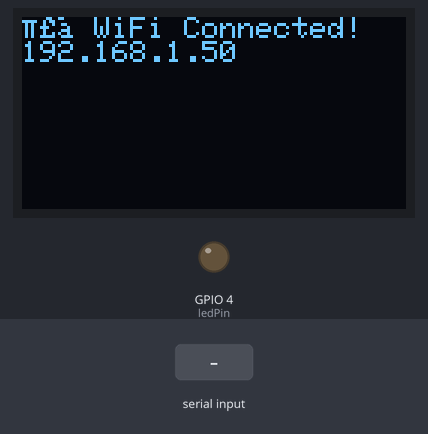
This sketch was run on a simulated ESP32. Parts: 128×64 one-colour display, output pins drawn as LEDs (lit = HIGH). The test bench sets the inputs (shaded band). WiFi joins after 1.5 s; servers stay silent unless stated; uploads are accepted with an empty reply; what the sketch prints to the serial monitor is not drawn.

Above: at 2.7 s.
2.8 s: "turn on\n" received over Serial
At 3.1 s:
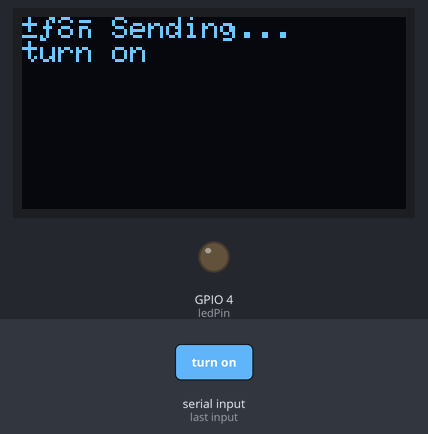
4.3 s: "led\n" received over Serial
At 5.5 s:
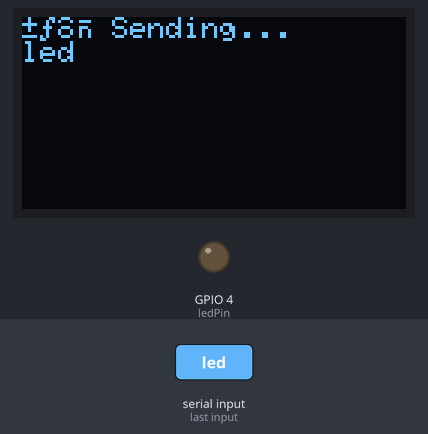
5.8 s: "turn off\n" received over Serial
At 6.6 s:
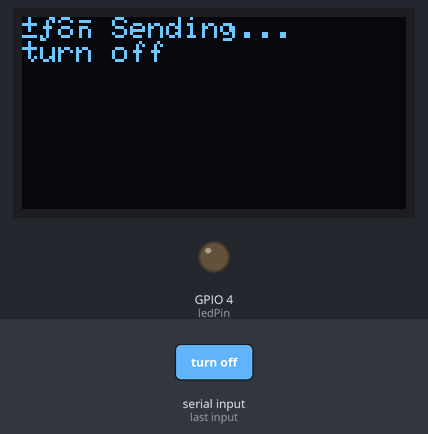
7.3 s: "1\n" received over Serial
At 7.8 s:
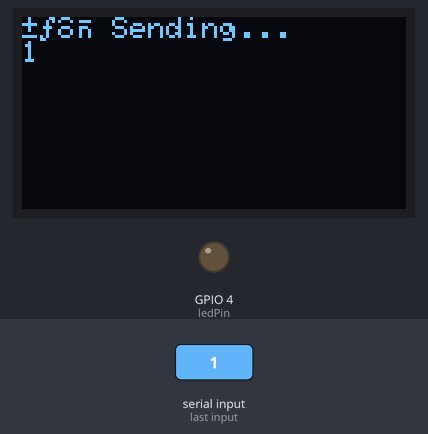
Timing chart, 0 to 9.8 s (numbered marks = the images above; inputs shaded):
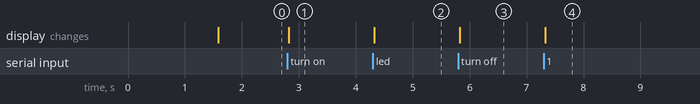

The sketch:

AI_Assistant_Code.ino
```cpp
#include <WiFi.h>
#include <HTTPClient.h>
#include <ArduinoJson.h>
#include <Adafruit_SSD1306.h>
#include <Adafruit_GFX.h>

#define SCREEN_WIDTH 128
#define SCREEN_HEIGHT 64
#define OLED_RESET -1
Adafruit_SSD1306 display(SCREEN_WIDTH, SCREEN_HEIGHT, &Wire, OLED_RESET);

//  WiFi credentials
const char* ssid = "ASTOR";
const char* password = "astor018";

// Cohere API Key
const char* apiKey = "qYkx5m37S1bTLzQxtW0Xal4UNQU7VokBz5pgsw9L";

// LED pin
const int ledPin = 4;  // Using GPIO4 for LED since it's a safe digital pin on most ESP32 boards

void setup() {
  pinMode(ledPin, OUTPUT);
  digitalWrite(ledPin, LOW);

  Serial.begin(115200);
  Serial.println("🛠 Booting...");

  display.begin(SSD1306_SWITCHCAPVCC, 0x3C);
  display.clearDisplay();
  display.setTextColor(WHITE);
  display.setTextSize(1);
  display.setCursor(0, 0);
  display.println("🔄 Connecting to WiFi...");
  display.display();

  WiFi.begin(ssid, password);
  Serial.print("📶 Connecting to WiFi...");
  int tries = 0;
  while (WiFi.status() != WL_CONNECTED && tries < 20) {
    delay(500);
    Serial.print(".");
    tries++;
  }

  if (WiFi.status() == WL_CONNECTED) {
    Serial.println("\n✅ WiFi Connected!");
    Serial.print("🌐 IP Address: ");
    Serial.println(WiFi.localIP());

    display.clearDisplay();
    display.setCursor(0, 0);
    display.println("✅ WiFi Connected!");
    display.println(WiFi.localIP());
    display.display();
  } else {
    Serial.println("\n❌ Failed to connect to WiFi.");
    display.clearDisplay();
    display.setCursor(0, 0);
    display.println("❌ WiFi failed.");
    display.display();
  }

  Serial.println("💬 Type a message:");
}

void loop() {
  if (Serial.available()) {
    String userInput = Serial.readStringUntil('\n');
    userInput.trim();

    Serial.print("📥 Received: ");
    Serial.println(userInput);

    display.clearDisplay();
    display.setCursor(0, 0);
    display.println("📤 Sending...");
    display.println(userInput);
    display.display();

    if (WiFi.status() == WL_CONNECTED) {
      HTTPClient http;
      http.begin("https://api.cohere.ai/v1/chat");
      http.addHeader("Authorization", String("Bearer ") + apiKey);
      http.addHeader("Content-Type", "application/json");

      StaticJsonDocument<1024> jsonDoc;
      jsonDoc["message"] = userInput;
      jsonDoc["model"] = "command-r-plus";

      String requestBody;
      serializeJson(jsonDoc, requestBody);

      Serial.println("🚀 Sending to Cohere...");
      Serial.println(requestBody);

      int httpResponseCode = http.POST(requestBody);

      if (httpResponseCode > 0) {
        String response = http.getString();
        Serial.print("📶 Response code: ");
        Serial.println(httpResponseCode);

        Serial.println("📄 Raw response: " + response);

        StaticJsonDocument<2048> doc;
        DeserializationError error = deserializeJson(doc, response);

        if (!error && doc.containsKey("text")) {
          const char* aiResponse = doc["text"];
          Serial.print("🤖 AI: ");
          Serial.println(aiResponse);

          display.clearDisplay();
          display.setCursor(0, 0);
          display.setTextSize(1);
          display.println("🤖 AI says:");
          display.println(aiResponse);
          display.display();

          //LED CONTROL LOGIC
          String reply = String(aiResponse);
          reply.toLowerCase();

          if (reply.indexOf("turn on") != -1 && reply.indexOf("led") != -1) {
            digitalWrite(ledPin, HIGH);
            Serial.println("💡 LED turned ON");
          } else if (reply.indexOf("turn off") != -1 && reply.indexOf("led") != -1) {
            digitalWrite(ledPin, LOW);
            Serial.println("💤 LED turned OFF");
          }

        } else {
          Serial.println("⚠️ Failed to parse AI response.");
        }

      } else {
        Serial.print("❌ HTTP error: ");
        Serial.println(httpResponseCode);
      }

      http.end();
    } else {
      Serial.println("⚠️ WiFi disconnected. Cannot send message.");
    }
  }
}
```

Measured:
- after the input at 2.8 s, the display: changes at once (image 1)
- after the input at 4.3 s, the display: changes at once (image 2)
- after the input at 5.8 s, the display: changes at once (image 3)
- after the input at 7.3 s, the display: changes at once (image 4)
